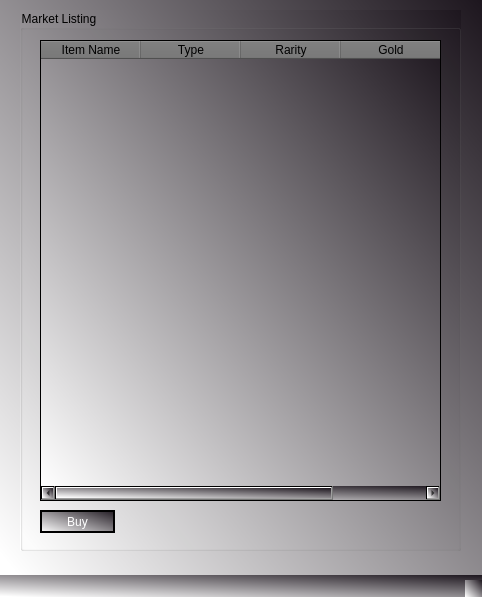
<?xml version="1.0" encoding="UTF-8"?>
<ui version="4.0">
 <class>MainWindow</class>
 <widget class="QMainWindow" name="MainWindow">
  <property name="geometry">
   <rect>
    <x>0</x>
    <y>0</y>
    <width>482</width>
    <height>597</height>
   </rect>
  </property>
  <property name="windowTitle">
   <string>MainWindow</string>
  </property>
  <property name="styleSheet">
   <string notr="true">
background-color: qlineargradient(spread:pad, x1:1, y1:0, x2:0.002, y2:0.965909, stop:0 rgba(29, 22, 30, 255), stop:1 rgba(255, 255, 255, 255));</string>
  </property>
  <widget class="QWidget" name="centralwidget">
   <widget class="QGroupBox" name="groupBox">
    <property name="geometry">
     <rect>
      <x>20</x>
      <y>10</y>
      <width>441</width>
      <height>541</height>
     </rect>
    </property>
    <property name="title">
     <string>Market Listing</string>
    </property>
    <widget class="QTableWidget" name="M_table">
     <property name="geometry">
      <rect>
       <x>20</x>
       <y>30</y>
       <width>401</width>
       <height>461</height>
      </rect>
     </property>
     <property name="styleSheet">
      <string notr="true">QHeaderView::section {
    background-color: rgb(112, 112, 112);
}
</string>
     </property>
     <column>
      <property name="text">
       <string>Item Name</string>
      </property>
     </column>
     <column>
      <property name="text">
       <string>Type</string>
      </property>
     </column>
     <column>
      <property name="text">
       <string>Rarity</string>
      </property>
     </column>
     <column>
      <property name="text">
       <string>Gold</string>
      </property>
     </column>
    </widget>
    <widget class="QPushButton" name="buy">
     <property name="geometry">
      <rect>
       <x>20</x>
       <y>500</y>
       <width>75</width>
       <height>23</height>
      </rect>
     </property>
     <property name="styleSheet">
      <string notr="true">font: 63 9pt &quot;Bahnschrift SemiBold&quot;;
border: 2px solid;
color: white;</string>
     </property>
     <property name="text">
      <string>Buy</string>
     </property>
    </widget>
   </widget>
  </widget>
  <widget class="QMenuBar" name="menubar">
   <property name="geometry">
    <rect>
     <x>0</x>
     <y>0</y>
     <width>482</width>
     <height>21</height>
    </rect>
   </property>
  </widget>
  <widget class="QStatusBar" name="statusbar"/>
 </widget>
 <resources/>
 <connections/>
</ui>
